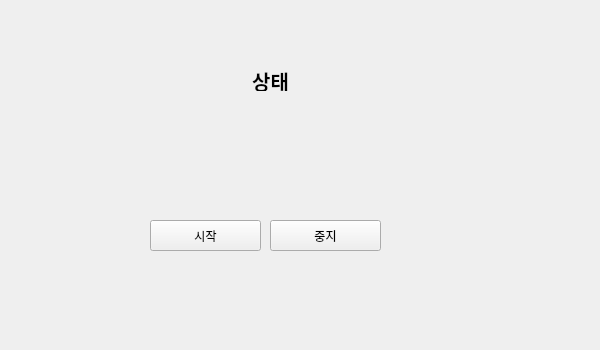
<?xml version="1.0" encoding="UTF-8"?>
<ui version="4.0">
 <class>Form</class>
 <widget class="QWidget" name="Form">
  <property name="geometry">
   <rect>
    <x>0</x>
    <y>0</y>
    <width>600</width>
    <height>350</height>
   </rect>
  </property>
  <property name="maximumSize">
   <size>
    <width>600</width>
    <height>350</height>
   </size>
  </property>
  <property name="windowTitle">
   <string>QtDesigner 연습</string>
  </property>
  <widget class="QLabel" name="lblStatus">
   <property name="geometry">
    <rect>
     <x>170</x>
     <y>70</y>
     <width>201</width>
     <height>21</height>
    </rect>
   </property>
   <property name="font">
    <font>
     <family>맑은 고딕</family>
     <pointsize>15</pointsize>
     <weight>75</weight>
     <italic>false</italic>
     <bold>true</bold>
     <underline>false</underline>
     <strikeout>false</strikeout>
    </font>
   </property>
   <property name="text">
    <string>상태</string>
   </property>
   <property name="alignment">
    <set>Qt::AlignCenter</set>
   </property>
  </widget>
  <widget class="QPushButton" name="btnStart">
   <property name="geometry">
    <rect>
     <x>150</x>
     <y>220</y>
     <width>111</width>
     <height>31</height>
    </rect>
   </property>
   <property name="font">
    <font>
     <family>맑은 고딕 Semilight</family>
    </font>
   </property>
   <property name="text">
    <string>시작</string>
   </property>
  </widget>
  <widget class="QPushButton" name="btnStop">
   <property name="geometry">
    <rect>
     <x>270</x>
     <y>220</y>
     <width>111</width>
     <height>31</height>
    </rect>
   </property>
   <property name="font">
    <font>
     <family>맑은 고딕 Semilight</family>
    </font>
   </property>
   <property name="text">
    <string>중지</string>
   </property>
  </widget>
 </widget>
 <resources/>
 <connections/>
</ui>
